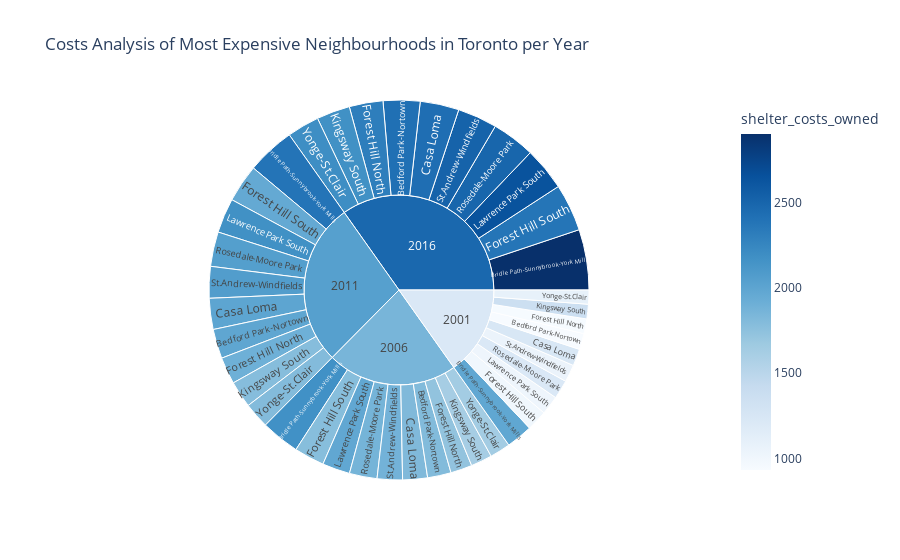

Notebook code for this chart:
### Code cell
# Create the sunburst chart
fig = px.sunburst(
    df_expensive_neighbourhoods_per_year,
    path=["year", "neighbourhood"],
    values='average_house_value',
    color='shelter_costs_owned',
    hover_data=['shelter_costs_owned', 'shelter_costs_rented'],
    color_continuous_scale='Blues',
    title="Costs Analysis of Most Expensive Neighbourhoods in Toronto per Year"
)
    
fig

### Figure 1 — Plotly figure (JSON) as saved in the notebook; plotly's stock layout.template omitted (floating-point values rounded to 4 significant figures; data arrays with more than 128 entries replaced by an {"elided": "..."} marker saying what was removed)
{"data": [{"branchvalues": "total", "customdata": {"elided": "44x3 mixed values"}, "domain": {"x": [0, 1], "y": [0, 1]}, "hovertemplate": "labels=%{label}<br>average_house_value=%{value}<br>parent=%{parent}<br>id=%{id}<br>shelter_costs_owned=%{color}<br>shelter_costs_rented=%{customdata[1]}<extra></extra>", "ids": ["2001/Bedford Park-Nortown", "2006/Bedford Park-Nortown", "2011/Bedford Park-Nortown", "2016/Bedford Park-Nortown", "2001/Bridle Path-Sunnybrook-York Mills", "2006/Bridle Path-Sunnybrook-York Mills", "2011/Bridle Path-Sunnybrook-York Mills", "2016/Bridle Path-Sunnybrook-York Mills", "2001/Casa Loma", "2006/Casa Loma", "2011/Casa Loma", "2016/Casa Loma", "2001/Forest Hill North", "2006/Forest Hill North", "2011/Forest Hill North", "2016/Forest Hill North", "2001/Forest Hill South", "2006/Forest Hill South", "2011/Forest Hill South", "2016/Forest Hill South", "2001/Kingsway South", "2006/Kingsway South", "2011/Kingsway South", "2016/Kingsway South", "2001/Lawrence Park South", "2006/Lawrence Park South", "2011/Lawrence Park South", "2016/Lawrence Park South", "2001/Rosedale-Moore Park", "2006/Rosedale-Moore Park", "2011/Rosedale-Moore Park", "2016/Rosedale-Moore Park", "2001/St.Andrew-Windfields", "2006/St.Andrew-Windfields", "2011/St.Andrew-Windfields", "2016/St.Andrew-Windfields", "2001/Yonge-St.Clair", "2006/Yonge-St.Clair", "2011/Yonge-St.Clair", "2016/Yonge-St.Clair", "2001", "2006", "2011", "2016"], "labels": ["Bedford Park-Nortown", "Bedford Park-Nortown", "Bedford Park-Nortown", "Bedford Park-Nortown", "Bridle Path-Sunnybrook-York Mills", "Bridle Path-Sunnybrook-York Mills", "Bridle Path-Sunnybrook-York Mills", "Bridle Path-Sunnybrook-York Mills", "Casa Loma", "Casa Loma", "Casa Loma", "Casa Loma", "Forest Hill North", "Forest Hill North", "Forest Hill North", "Forest Hill North", "Forest Hill South", "Forest Hill South", "Forest Hill South", "Forest Hill South", "Kingsway South", "Kingsway South", "Kingsway South", "Kingsway South", "Lawrence Park South", "Lawrence Park South", "Lawrence Park South", "Lawrence Park South", "Rosedale-Moore Park", "Rosedale-Moore Park", "Rosedale-Moore Park", "Rosedale-Moore Park", "St.Andrew-Windfields", "St.Andrew-Windfields", "St.Andrew-Windfields", "St.Andrew-Windfields", "Yonge-St.Clair", "Yonge-St.Clair", "Yonge-St.Clair", "Yonge-St.Clair", "2001", "2006", "2011", "2016"], "marker": {"coloraxis": "coloraxis", "colors": [933, 1808, 1988, 2418, 1983, 2170, 2387, 2903, 1241, 1819, 2001, 2434, 940, 1731, 1904, 2316, 1001, 1781, 1959, 2383, 1362, 1625, 1787, 2173, 1021, 1977, 2174, 2644, 1219, 1868, 2054, 2498, 1055, 1881, 2069, 2516, 1091, 1638, 1802, 2192, 1225.0, 1856.0, 2041.0, 2483.0]}, "name": "", "parents": ["2001", "2006", "2011", "2016", "2001", "2006", "2011", "2016", "2001", "2006", "2011", "2016", "2001", "2006", "2011", "2016", "2001", "2006", "2011", "2016", "2001", "2006", "2011", "2016", "2001", "2006", "2011", "2016", "2001", "2006", "2011", "2016", "2001", "2006", "2011", "2016", "2001", "2006", "2011", "2016", "", "", "", ""], "type": "sunburst", "values": [565304, 826963, 1034387, 1295007, 927466, 1356757, 1697067, 2124653, 596077, 871981, 1090696, 1365503, 517466, 756983, 946854, 1185419, 726664, 1063011, 1329642, 1664653, 512334, 749476, 937464, 1173663, 664712, 972384, 1216283, 1522732, 664476, 972039, 1215852, 1522193, 607040, 888017, 1110755, 1390616, 494098, 722799, 904096, 1131888, 6275637, 9180410, 11483096, 14376327]}], "layout": {"autosize": true, "coloraxis": {"colorbar": {"title": {"text": "shelter_costs_owned"}}, "colorscale": [[0, "rgb(247,251,255)"], [0.125, "rgb(222,235,247)"], [0.25, "rgb(198,219,239)"], [0.375, "rgb(158,202,225)"], [0.5, "rgb(107,174,214)"], [0.625, "rgb(66,146,198)"], [0.75, "rgb(33,113,181)"], [0.875, "rgb(8,81,156)"], [1, "rgb(8,48,107)"]]}, "legend": {"tracegroupgap": 0}, "title": {"text": "Costs Analysis of Most Expensive Neighbourhoods in Toronto per Year"}}}
